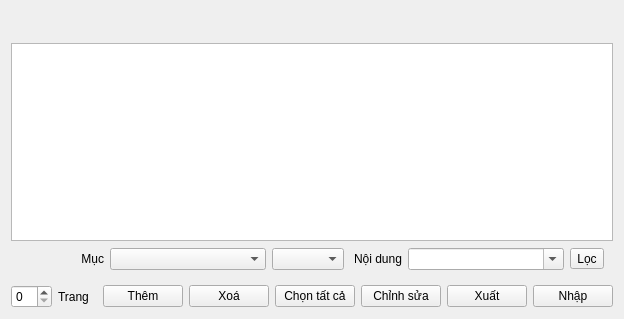
<?xml version="1.0" encoding="UTF-8"?>
<ui version="4.0">
 <class>UITableView</class>
 <widget class="QFrame" name="UITableView">
  <property name="geometry">
   <rect>
    <x>0</x>
    <y>0</y>
    <width>624</width>
    <height>319</height>
   </rect>
  </property>
  <property name="windowTitle">
   <string>Frame</string>
  </property>
  <layout class="QVBoxLayout" name="verticalLayout">
   <item>
    <widget class="QLabel" name="lblTitle">
     <property name="font">
      <font>
       <pointsize>17</pointsize>
       <bold>true</bold>
      </font>
     </property>
     <property name="text">
      <string/>
     </property>
    </widget>
   </item>
   <item>
    <widget class="QTableWidget" name="tblList">
     <property name="font">
      <font>
       <pointsize>15</pointsize>
      </font>
     </property>
     <property name="editTriggers">
      <set>QAbstractItemView::EditKeyPressed</set>
     </property>
    </widget>
   </item>
   <item>
    <widget class="QWidget" name="wgFilter" native="true">
     <layout class="QHBoxLayout" name="layoutFilter" stretch="0,1,3,0,1,3,0">
      <property name="leftMargin">
       <number>1</number>
      </property>
      <property name="topMargin">
       <number>1</number>
      </property>
      <item>
       <spacer name="horizontalSpacer_2">
        <property name="orientation">
         <enum>Qt::Horizontal</enum>
        </property>
        <property name="sizeHint" stdset="0">
         <size>
          <width>40</width>
          <height>20</height>
         </size>
        </property>
       </spacer>
      </item>
      <item>
       <widget class="QLabel" name="label_2">
        <property name="layoutDirection">
         <enum>Qt::LeftToRight</enum>
        </property>
        <property name="text">
         <string>Mục</string>
        </property>
        <property name="alignment">
         <set>Qt::AlignRight|Qt::AlignTrailing|Qt::AlignVCenter</set>
        </property>
       </widget>
      </item>
      <item>
       <widget class="QComboBox" name="cbCategory"/>
      </item>
      <item>
       <widget class="QComboBox" name="cbSearchOp"/>
      </item>
      <item>
       <widget class="QLabel" name="label_3">
        <property name="text">
         <string>Nội dung</string>
        </property>
        <property name="alignment">
         <set>Qt::AlignRight|Qt::AlignTrailing|Qt::AlignVCenter</set>
        </property>
       </widget>
      </item>
      <item>
       <widget class="QComboBox" name="cbKeyword">
        <property name="editable">
         <bool>true</bool>
        </property>
       </widget>
      </item>
      <item>
       <widget class="QToolButton" name="btnFilter">
        <property name="text">
         <string>Lọc</string>
        </property>
        <property name="icon">
         <iconset>
          <normalon>:/icon/icon/icons8-search-64.png</normalon>
         </iconset>
        </property>
        <property name="toolButtonStyle">
         <enum>Qt::ToolButtonTextBesideIcon</enum>
        </property>
       </widget>
      </item>
     </layout>
    </widget>
   </item>
   <item>
    <layout class="QHBoxLayout" name="horizontalLayout">
     <item>
      <widget class="QSpinBox" name="spinBox"/>
     </item>
     <item>
      <widget class="QLabel" name="label">
       <property name="text">
        <string>Trang</string>
       </property>
      </widget>
     </item>
     <item>
      <spacer name="horizontalSpacer">
       <property name="orientation">
        <enum>Qt::Horizontal</enum>
       </property>
       <property name="sizeHint" stdset="0">
        <size>
         <width>40</width>
         <height>20</height>
        </size>
       </property>
      </spacer>
     </item>
     <item>
      <widget class="QPushButton" name="btnAdd">
       <property name="text">
        <string>Thêm</string>
       </property>
      </widget>
     </item>
     <item>
      <widget class="QPushButton" name="btnDel">
       <property name="text">
        <string>Xoá</string>
       </property>
      </widget>
     </item>
     <item>
      <widget class="QPushButton" name="btnSelectAll">
       <property name="text">
        <string>Chọn tất cả</string>
       </property>
      </widget>
     </item>
     <item>
      <widget class="QPushButton" name="btnEdit">
       <property name="text">
        <string>Chỉnh sửa</string>
       </property>
      </widget>
     </item>
     <item>
      <widget class="QPushButton" name="btnExport">
       <property name="text">
        <string>Xuất</string>
       </property>
      </widget>
     </item>
     <item>
      <widget class="QPushButton" name="btnImport">
       <property name="text">
        <string>Nhập</string>
       </property>
      </widget>
     </item>
    </layout>
   </item>
  </layout>
 </widget>
 <resources/>
 <connections/>
</ui>
